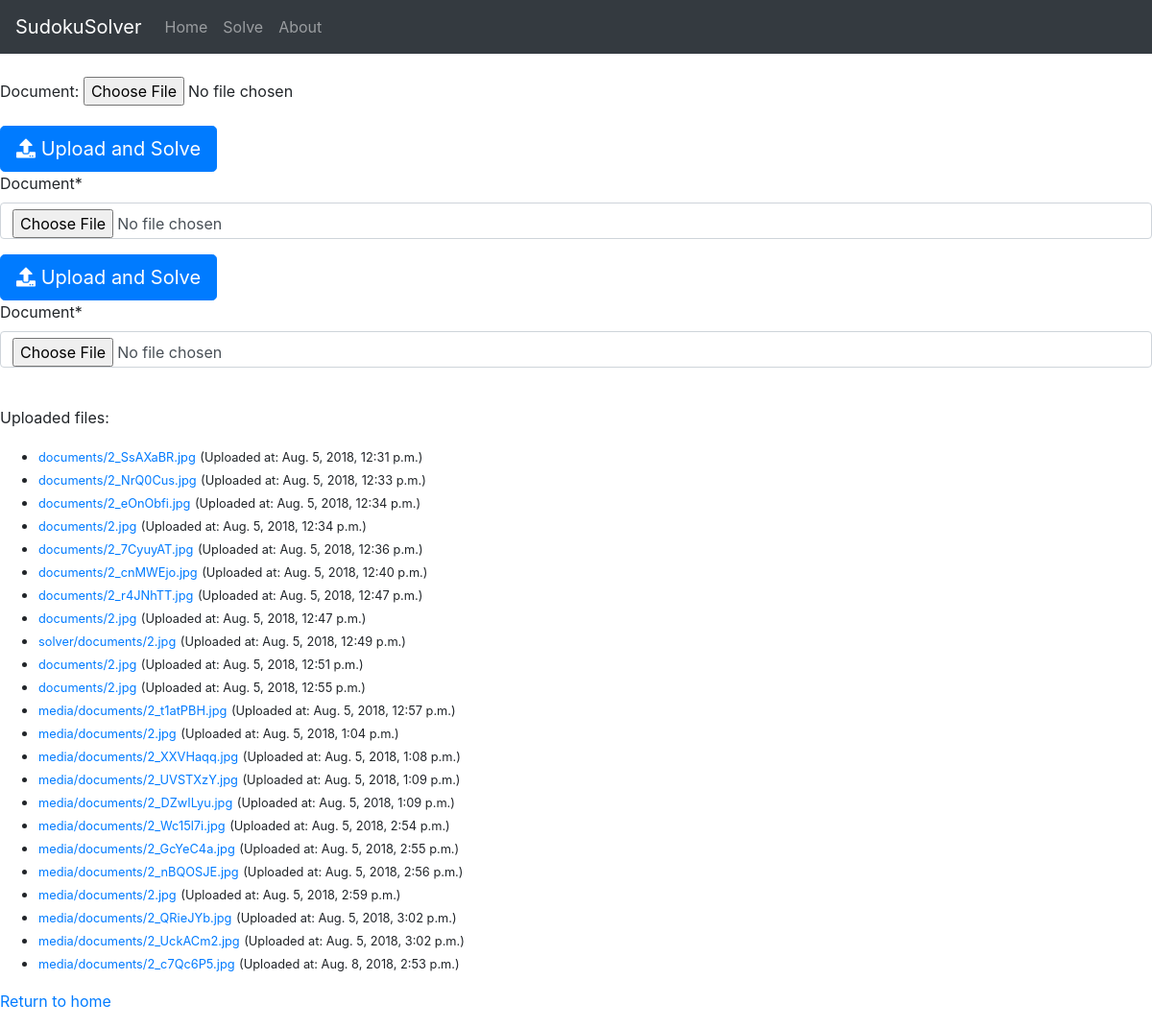
Page /solve/ on the committed database.
### solver/models.py (models this page shows)
class Document(models.Model):
    document = models.FileField(upload_to='media/documents/')
    uploaded_at = models.DateTimeField(auto_now_add=True)

### solver/views.py (the view)
# urls.py: path('solve/', views.solve, name='solve'),
def solve(request):
    documents = Document.objects.all()
    if request.method == 'POST':
        form = DocumentForm(request.POST, request.FILES)
        if form.is_valid():
            form.save()
            return redirect('solve')
    else:
        form = DocumentForm()
    return render(request, 'solve.html', {'form': form, 'documents':documents})

### solver/forms.py
class DocumentForm(forms.ModelForm):
    class Meta:
        model = Document
        fields = ('document', )

### solver/templates/solve.html (shortened to what this page needs)
{% extends 'base.html' %}
{% load crispy_forms_tags %}
{% block content %}
  <form method="post" enctype="multipart/form-data">
    {{ form.as_p}}
    <button type="submit" class="btn btn-lg btn-primary">
      <span class="fas fa-upload"></span>
      Upload and Solve
    </button>
  </form>
  <form method="post" enctype="multipart/form-data">
    {{ form|crispy}}
    <button type="submit" class="btn btn-lg btn-primary">
      <span class="fas fa-upload"></span>
      Upload and Solve
    </button>
  </form>
  {% crispy form %}
  <p>Uploaded files:</p>
  <ul>
    {% for obj in documents %}
      <li>
        <small><a href="{{ obj.document.url }}">{{ obj.document.name }}</a></small>
        <small>(Uploaded at: {{ obj.uploaded_at }})</small>
      </li>
    {% endfor %}
  </ul>
  <p><a href="{% url 'index' %}">Return to home</a></p>
{% endblock %}

### solver/templates/base.html (shortened to what this page needs)
<!doctype html>
<html lang="en">
  <head>
    <link rel="stylesheet" href="https://stackpath.bootstrapcdn.com/bootstrap/4.1.3/css/bootstrap.min.css">
    <link rel="stylesheet" href="https://use.fontawesome.com/releases/v5.2.0/css/all.css">
  </head>
  <body>
    <nav class="navbar navbar-expand-lg navbar-dark bg-dark">
      <a class="navbar-brand" href="{% url 'index' %}">SudokuSolver</a>
      <div class="collapse navbar-collapse" id="navbarSupportedContent">
        <ul class="navbar-nav mr-auto">
          <li class="nav-item">
            <a class="nav-link" href="{% url 'index' %}">Home</a>
          </li>
          <li class="nav-item">
            <a class="nav-link" href="{% url 'solve' %}">Solve</a>
          </li>
          <li class="nav-item">
            <a class="nav-link" href="{% url 'about' %}">About</a>
          </li>
        </ul>
      </div>
    </nav>
      {% block content %}
      {% endblock %}
  </body>
</html>

### rows in the picture
Document: document.name "documents/2_SsAXaBR.jpg", uploaded_at "Aug. 5, 2018, 12:31 p.m."
Document: document.name "documents/2_NrQ0Cus.jpg", uploaded_at "Aug. 5, 2018, 12:33 p.m."
Document: document.name "documents/2_eOnObfi.jpg", uploaded_at "Aug. 5, 2018, 12:34 p.m."
Document: document.name "documents/2.jpg", uploaded_at "Aug. 5, 2018, 12:34 p.m."
Document: document.name "documents/2_7CyuyAT.jpg", uploaded_at "Aug. 5, 2018, 12:36 p.m."
Document: document.name "documents/2_cnMWEjo.jpg", uploaded_at "Aug. 5, 2018, 12:40 p.m."
Document: document.name "documents/2_r4JNhTT.jpg", uploaded_at "Aug. 5, 2018, 12:47 p.m."
Document: document.name "documents/2.jpg", uploaded_at "Aug. 5, 2018, 12:47 p.m."
Document: document.name "solver/documents/2.jpg", uploaded_at "Aug. 5, 2018, 12:49 p.m."
Document: document.name "documents/2.jpg", uploaded_at "Aug. 5, 2018, 12:51 p.m."
Document: document.name "documents/2.jpg", uploaded_at "Aug. 5, 2018, 12:55 p.m."
Document: document.name "media/documents/2_t1atPBH.jpg", uploaded_at "Aug. 5, 2018, 12:57 p.m."
Document: document.name "media/documents/2.jpg", uploaded_at "Aug. 5, 2018, 1:04 p.m."
Document: document.name "media/documents/2_XXVHaqq.jpg", uploaded_at "Aug. 5, 2018, 1:08 p.m."
Document: document.name "media/documents/2_UVSTXzY.jpg", uploaded_at "Aug. 5, 2018, 1:09 p.m."
Document: document.name "media/documents/2_DZwILyu.jpg", uploaded_at "Aug. 5, 2018, 1:09 p.m."
Document: document.name "media/documents/2_Wc15l7i.jpg", uploaded_at "Aug. 5, 2018, 2:54 p.m."
Document: document.name "media/documents/2_GcYeC4a.jpg", uploaded_at "Aug. 5, 2018, 2:55 p.m."
Document: document.name "media/documents/2_nBQOSJE.jpg", uploaded_at "Aug. 5, 2018, 2:56 p.m."
Document: document.name "media/documents/2.jpg", uploaded_at "Aug. 5, 2018, 2:59 p.m."
Document: document.name "media/documents/2_QRieJYb.jpg", uploaded_at "Aug. 5, 2018, 3:02 p.m."
Document: document.name "media/documents/2_UckACm2.jpg", uploaded_at "Aug. 5, 2018, 3:02 p.m."
Document: document.name "media/documents/2_c7Qc6P5.jpg", uploaded_at "Aug. 8, 2018, 2:53 p.m."
